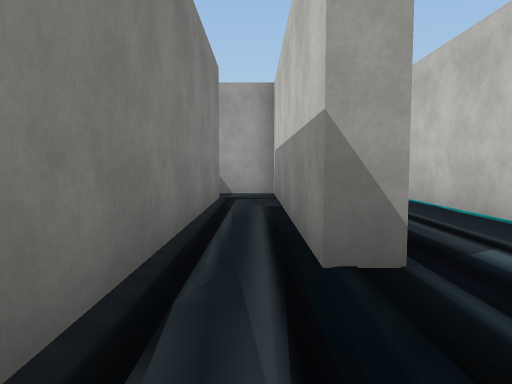
View 1 (above)

22 first-person views from a walk through a 3-D level made in the Unity game engine. The camera is 1.2 m above the floor, tilts 4° down and sees 70° across. The floor is counted in squares, 2 m on a side. Each view is taken from the middle of a square. On the plan, view 1 faces up. The plan holds only what a view shows up to about 10 squares ahead; the rest is blank. The place goes on beyond the plan. The player character is not drawn. Some surface patterns are stand-ins.

View 2
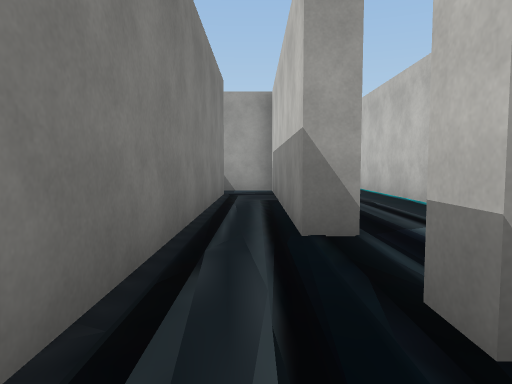

View 3
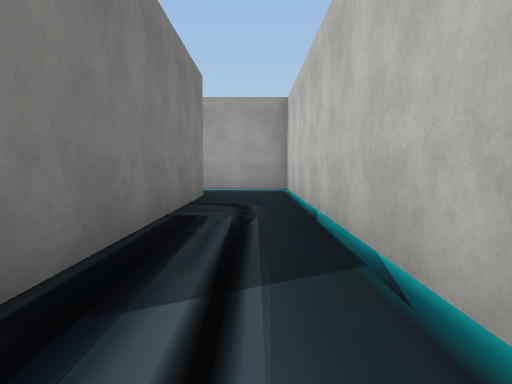

View 4
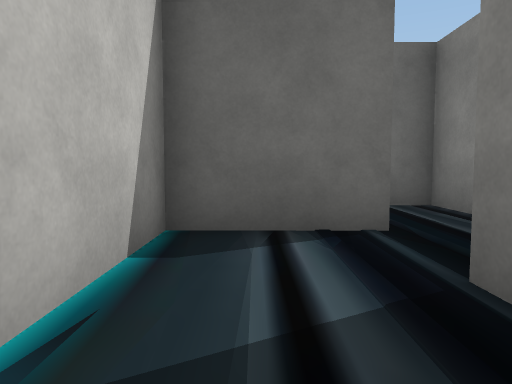

View 5
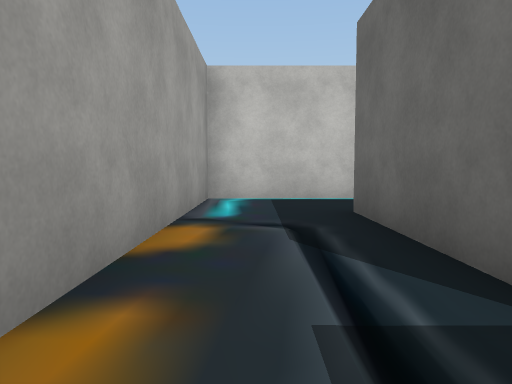

View 6
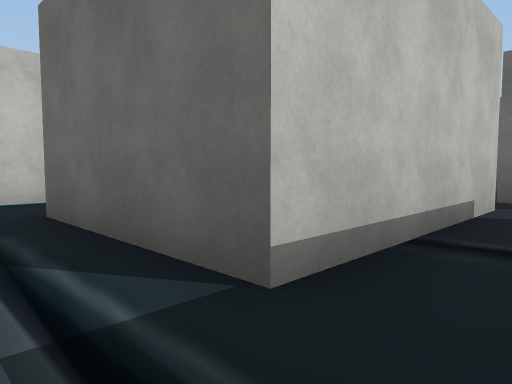

View 7
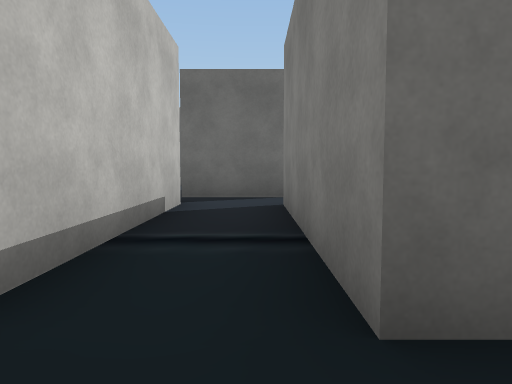

View 8
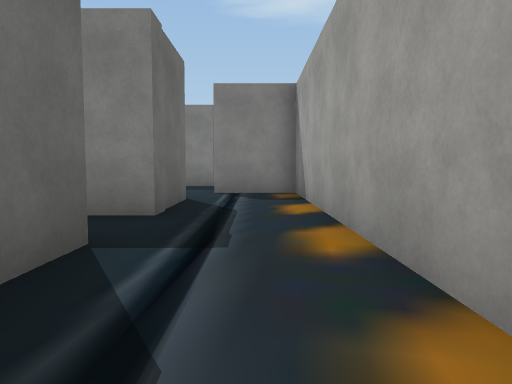

View 9
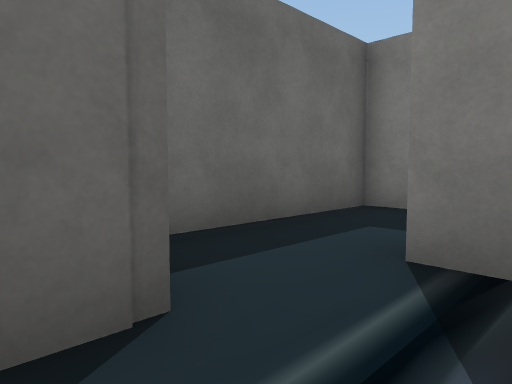

View 10
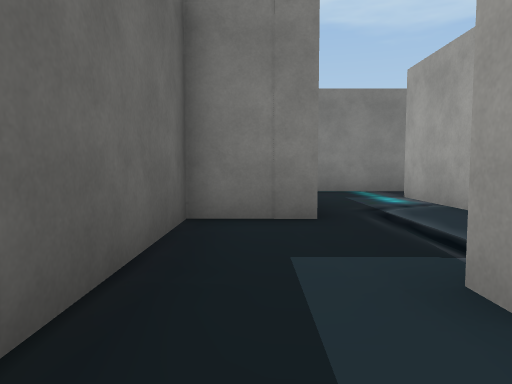

View 11
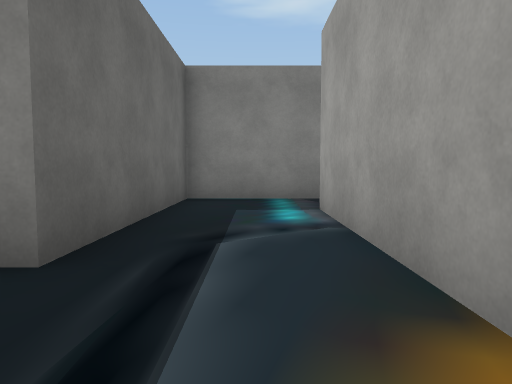

View 12
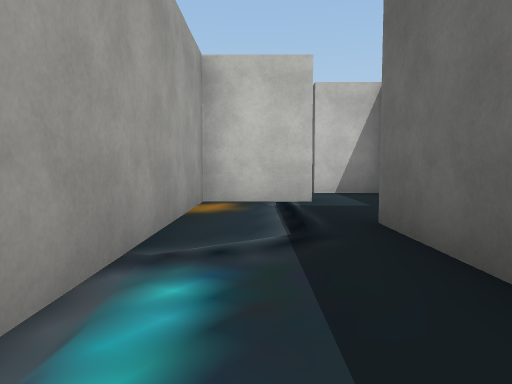

View 13
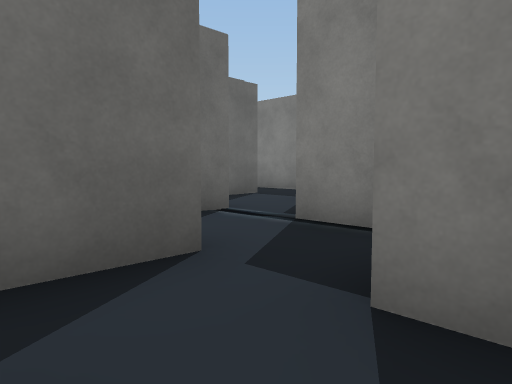

View 14
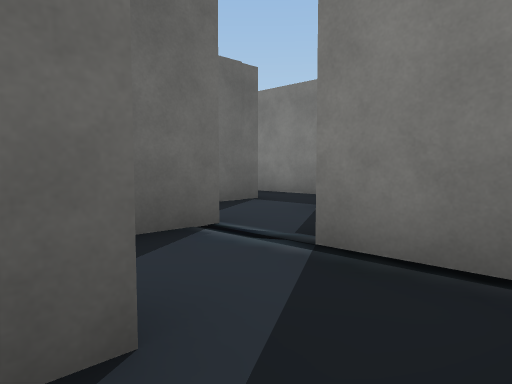

View 15
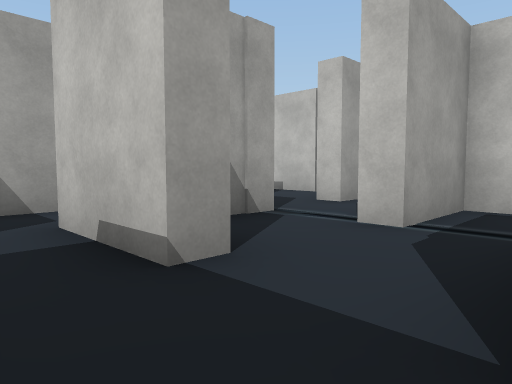

View 16
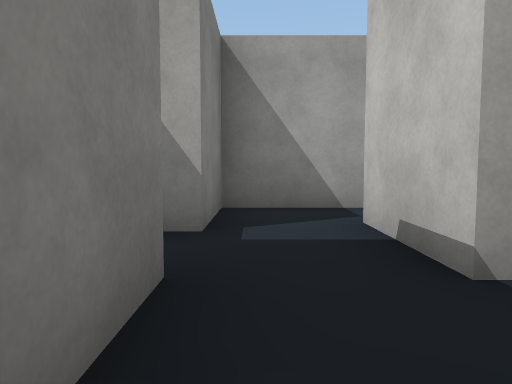

View 17
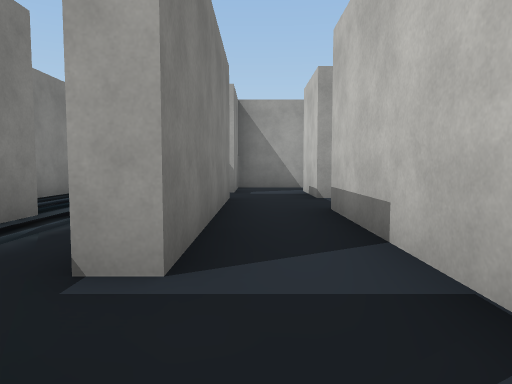

View 18
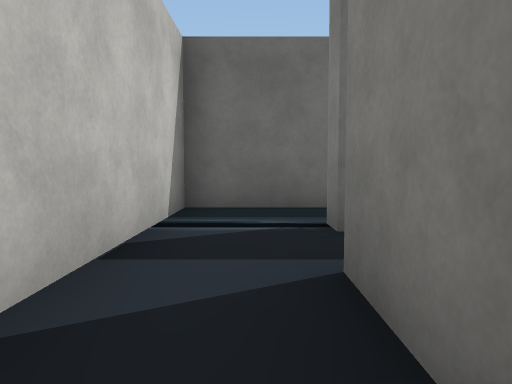

View 19
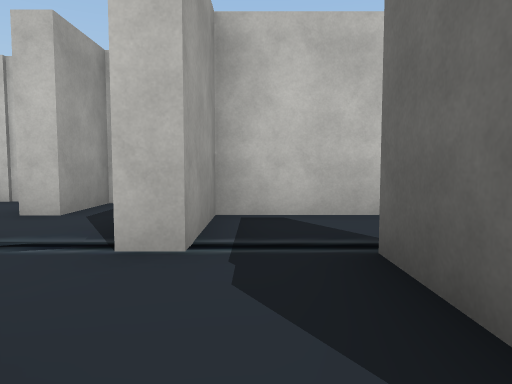

View 20
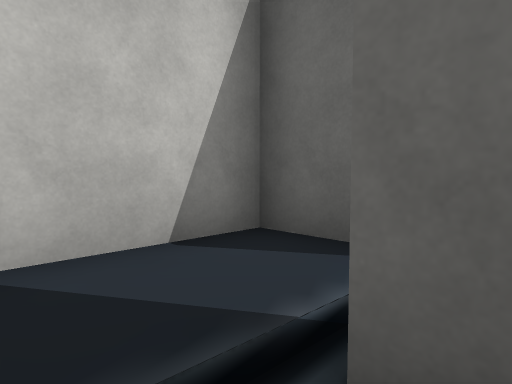

View 21
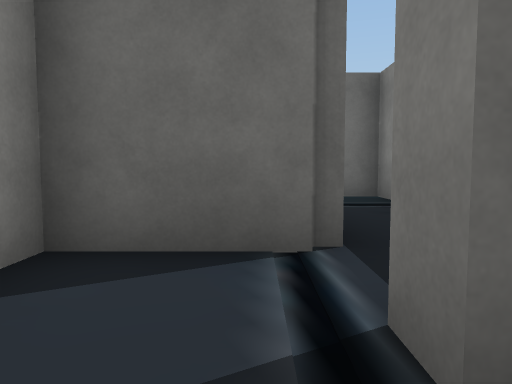

View 22
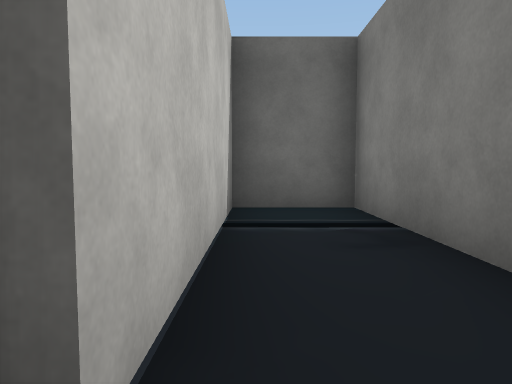

### Floor plan
Points are (right, up) in squares from view 1. A wall is a line through its corners. A room is listed if a view was taken in it or the views show most of it. See-through windows are left out.
Room 1 (views 1, 2)
walls: (0.8, 0) (0.8, 0.6); (-0.7, 0.6) (-0.7, -1.6) (0, -1.6)
ways out: opening at (0, 0) to room 8
Room 2 (views 3, 4, 8)
walls: (-2.8, 8.7) (0.9, 8.7) (0.9, 2.1) (0.4, 2.1); (0.8, 0.6) (2.9, 0.6) (2.9, 10.9) (-2.6, 10.9)
ways out: opening at (-2, 10) to room 3; opening at (1, 1.5) to room 8
Room 3 (views 5, 6, 7, 9, 10, 13, 14)
walls: (-6.7, 7.1) (-6.7, 8.7) (-4.4, 8.7) (-4.4, 4.2); (-2.8, 4) (-2.8, 8.7); (-6.3, 3.6) (-6.3, 2.4); (-2.6, 10.9) (-8.3, 10.9) (-8.3, 9.1); (-8.6, 7.2) (-7.6, 7.2); (-4.5, 2.4) (-4.5, 2.9) (-2.5, 2.9)
ways out: opening at (-2, 10) to room 2; opening at (-5, 3) to room 9; opening at (-8, 8) to room 10
Room 4 (views 11, 12)
walls: (-8.3, 9.1) (-9, 9.1) (-9, 10.9) (-14.2, 10.9); (-15.8, 10.4) (-15.8, 8.7) (-11.2, 8.7)
ways out: opening at (-9.5, 9) to room 10; opening at (-15, 11)
Room 5 (views 15, 16, 17, 18, 19)
walls: (-10.5, 1) (-10.5, -4.1); (-8.2, 0.9) (-9, 0.9) (-9, 3); (-8.4, 4.3) (-10.5, 4.3) (-10.5, 2.4); (-10.8, -5.2) (-10.8, -5.9); (-11.1, -7.3) (-9, -7.3) (-9, -0.9)
ways out: opening at (-8, 0) to room 6
Room 6 (views 20, 21)
walls: (-4.5, -1.4) (-4.5, 0.5) (-6.4, 0.5) (-6.4, 1); (-9, -0.9) (-6.5, -0.9) (-6.5, -1.4)
ways out: opening at (-8, 0) to room 5; opening at (-5.5, -1) to room 7; opening at (-7, 1) to room 11
Room 7 (view 22)
walls: (-8.3, -4) (-8.3, -7.3) (-6.7, -7.3) (-6.7, -2.6) (-4.5, -2.6) (-4.5, -1.4)
ways out: opening at (-5.5, -1) to room 6
Room 8 (no view inside)
walls: (-0.7, 7) (-0.7, 0.6); (0.4, 2.1) (0.4, 8.2) (-0.9, 8.2)
ways out: opening at (0, 0) to room 1; opening at (1, 1.5) to room 2
Room 9 (no view inside)
walls: (-6.4, 1) (-5.5, 1); (-3, 2.4) (-4.5, 2.4)
ways out: opening at (-5, 3) to room 3; opening at (-6, 2) to room 11
Room 10 (no view inside)
walls: (-11.2, 8.7) (-11.2, 7.2) (-8.6, 7.2)
ways out: opening at (-8, 8) to room 3; opening at (-9.5, 9) to room 4
Room 11 (no view inside)
walls: (-6.3, 2.4) (-7.1, 2.4)
ways out: opening at (-7, 1) to room 6; opening at (-6, 2) to room 9

Where each view was taken, in squares from view 1:
view 1: 0 up, 0 right, facing up
view 2: 1 down, 0 right, facing up
view 3: 1 up, 2 right, facing up
view 4: 4 up, 2 right, facing down
view 5: 10 up, 4 left, facing right
view 6: 10 up, 4 left, facing down-right
view 7: 10 up, 4 left, facing down
view 8: 10 up, 0 right, facing left
view 9: 10 up, 6 left, facing down-left
view 10: 8 up, 7 left, facing left
view 11: 10 up, 9 left, facing left
view 12: 10 up, 15 left, facing right
view 13: 5 up, 3 left, facing down-left
view 14: 4 up, 4 left, facing down-left
view 15: 1 down, 10 left, facing up-right
view 16: 1 down, 10 left, facing up
view 17: 6 down, 10 left, facing up
view 18: 2 down, 10 left, facing down
view 19: 0 up, 9 left, facing right
view 20: 0 up, 7 left, facing down-right
view 21: 0 up, 6 left, facing down
view 22: 2 down, 7 left, facing down
